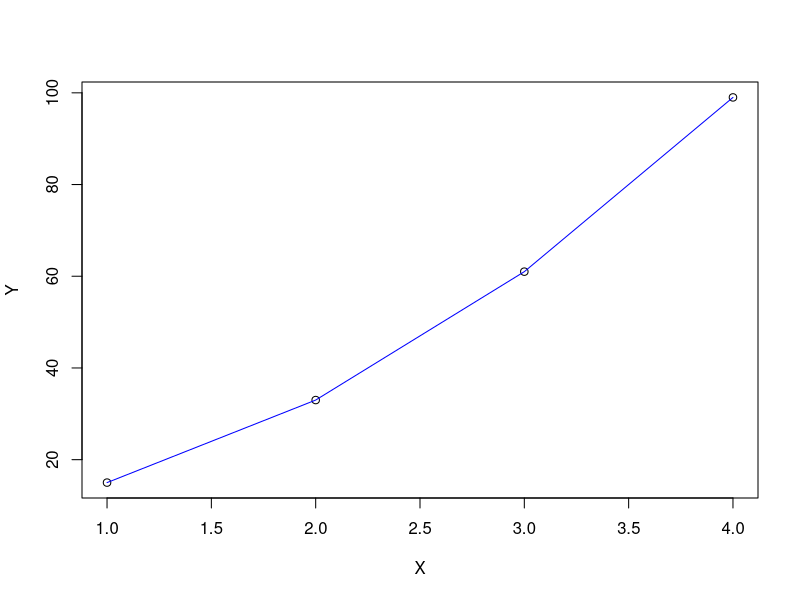

Generate this figure with R:
#n-ed fokú polinomiális regresszió
#adatok generálása
x <- c(1,2,3,4)
y <- c(5*x^2+3*x+7)
n <- length(x)

# fv. megjeleníti az adatokat és kiszámítja a másodfokú egyenlet együtthatóját.
PolinomiálisRegresszió <- function(X, Y) {

	plot(X, Y)
	a0 <- számolA0(X, Y)
	a1 <- számolA1(X, Y)
	a2 <- számolA2(X, Y) 
#pontok kirajzolása
	lines(X, a2 * X^2 + a1 * X + a0, type = "l", lty = 1, col = "blue")
#kiiratas
	cat("a0:", a0, "\n")
  	cat("a1:", a1, "\n")
	cat("a2:", a2, "\n")
}

#A0 másodfokú együttható kiszámítása
számolA0 <- function(X, Y) {

	összegX <- Összegzés(X)
      összegY <- Összegzés(Y)
      összegXY <- Összegzés(X,Y)
	összegX2Y <- Összegzés(X^2, Y)
      összegX2 <- Összegzés(X^2)
	összegX3 <- Összegzés(X^3)
	összegX4 <- Összegzés(X^4)

#szamlalo es nevezo kiszamolasa
	számláló <- összegX4 * ((összegX2 * összegY) - (összegX * összegXY)) - összegX3 * ((összegX3 * összegY) - (összegX2 * összegXY)) + összegX2Y * ((összegX3 * összegX) - (összegX2 * összegX2))
	nevező <- összegX4 * ((összegX2 * n) - (összegX * összegX)) - összegX3 * ((összegX3 * n) - (összegX2 * összegX)) + összegX2 * ((összegX3 * összegX) - (összegX2 * összegX2))
	return(számláló/nevező)
}

#A1 másodfokú együttható kiszámítása
számolA1 <- function(X, Y) {

	összegX <- Összegzés(X)
      összegY <- Összegzés(Y)
      összegXY <- Összegzés(X,Y)
	összegX2Y <- Összegzés(X^2, Y)
      összegX2 <- Összegzés(X^2)
	összegX3 <- Összegzés(X^3)
	összegX4 <- Összegzés(X^4)

#számláló és nevező kiszámolása
	számláló <- összegX4 * ((összegXY * n) - (összegY * összegX)) - összegX2Y * ((összegX3 * n) - (összegX2 * összegX)) + összegX2 * ((összegX3 * összegY) - (összegX2 * összegXY))
	nevező <- összegX4 * ((összegX2 * n) - (összegX * összegX)) - összegX3 * ((összegX3 * n) - (összegX2 * összegX)) + összegX2 * ((összegX3 * összegX) - (összegX2 * összegX2))
	return(számláló/nevező)
}

#A2 masodfoku egyutthato kiszamolasa
számolA2 <- function(X, Y) {
	
	összegX <- Összegzés(X)
      összegY <- Összegzés(Y)
      összegXY <- Összegzés(X,Y)
	összegX2Y <- Összegzés(X^2, Y)
      összegX2 <- Összegzés(X^2)
	összegX3 <- Összegzés(X^3)
	összegX4 <- Összegzés(X^4)

#szamlalo es nevezo kiszamolasa
	számláló <- összegX2Y * ((összegX2 * n) - (összegX * összegX)) - összegX3 * ((összegXY * n) - (összegY * összegX)) + összegX2 * ((összegXY * összegX) - (összegY * összegX2))
	nevező <- összegX4 * ((összegX2 * n) - (összegX * összegX)) - összegX3 * ((összegX3 * n) - (összegX2  * összegX)) + összegX2 * ((összegX3 * összegX) - (összegX2 * összegX2))
	return(számláló/nevező)
}

#összegzés funkció, amely két változót fogad el és visszaadja azok összegét
Összegzés <- function(X, Y) {

	összeg <- 0
	n <- length(X)

    if (missing(Y)) {
    	for (i in 1:n) {
      		összeg <- összeg + X[i]
    	}
   		return(összeg)
  	}

	for (i in 1:n) {
        összeg <- összeg + X[i] * Y[i]
    }
    return(összeg)
}

#futtatás
PolinomiálisRegresszió(x, y)


